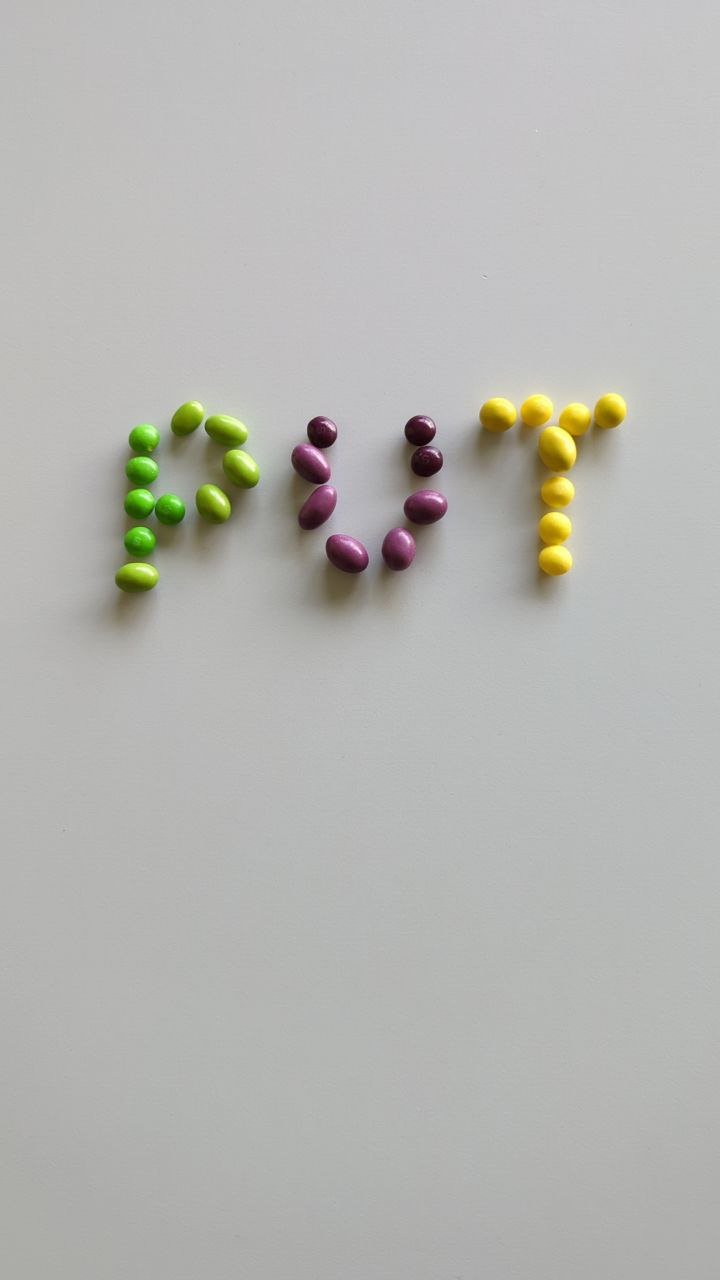
#> input picture data/00.jpg, 720 x 1280 px
$ python -i detect.py   (imports and definitions only)
#> lines starting #> are read from the running program, lines starting #| are printed output that depends on the picture; after the words box and inside, x2 and y2 are one past the last pixel; in counts of white or black regions, pixels touching at a corner belong together
import json
from pathlib import Path
from typing import Dict

import click
import cv2
from tqdm import tqdm


def detect(img_path: str) -> Dict[str, int]:

#> called with img_path = 'data/00.jpg'
    red_count = 0;
    yellow_count = 0;
    green_count  = 0;
    violet_count  = 0;
    #
    img1 = cv2.imread(img_path, cv2.IMREAD_COLOR)
#> img1 is the input picture: shape (1280, 720, 3); mean B, G, R 178.2, 181.9, 181.8
    img = cv2.resize(img1, (1200,700), interpolation=cv2.INTER_AREA)
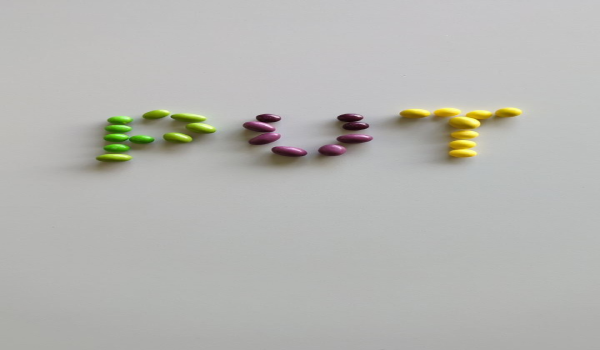
#> img: shape (700, 1200, 3) (shown at 1/2 size); mean B, G, R 178.2, 181.8, 181.8
    # Zdefiniowanie zakresów wartości kolorów w modelu HSV
    frame_HSV = cv2.cvtColor(img, cv2.COLOR_BGR2HSV)
#> frame_HSV: shape (700, 1200, 3); mean H, S, V 50.8, 9.5, 183.1

    red_range = cv2.inRange(frame_HSV, (0, 140, 60), (5, 255, 255))
#> red_range: shape (700, 1200); every value is 0
    yellow_range = cv2.inRange(frame_HSV, (20, 233, 129), (25, 255, 255))
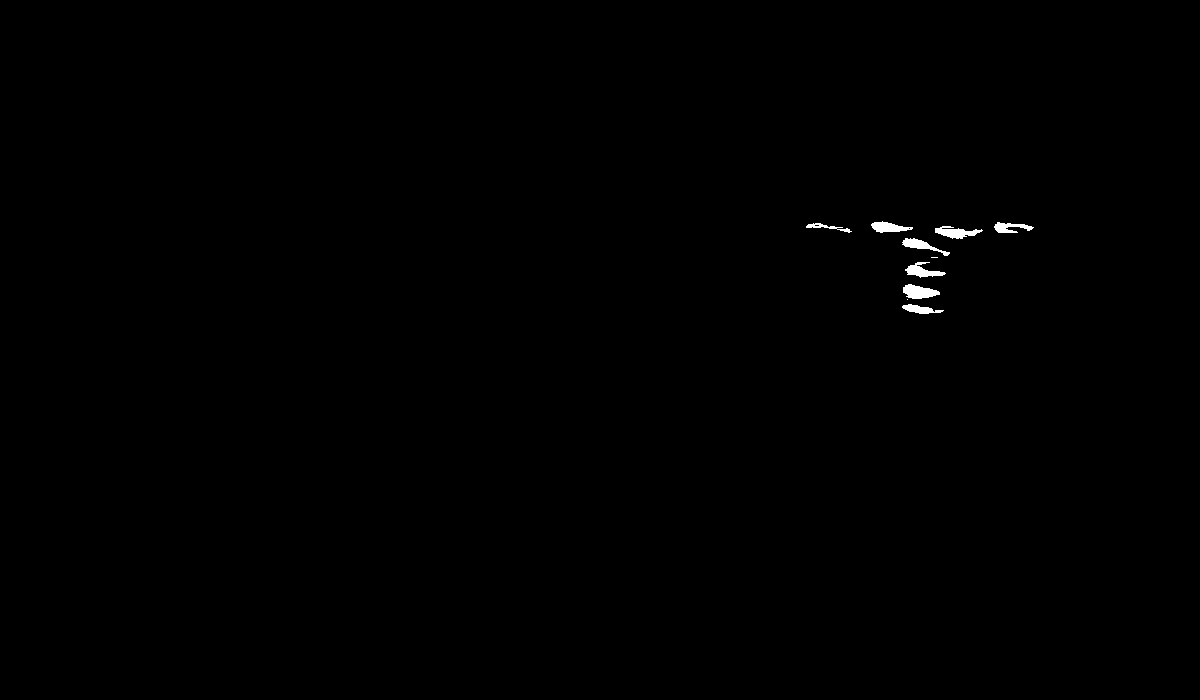
#> yellow_range: shape (700, 1200); 0.26% white; 10 white regions (2 under 20 px), largest, box (x1, y1, x2, y2) and area: (903, 284, 940, 299) 367, (935, 226, 983, 239) 338, (905, 262, 946, 278) 308
    green_range = cv2.inRange(frame_HSV, (38, 80, 10), (90, 255, 255))
#> green_range: shape (700, 1200); 0.6% white; 36 white regions (22 under 20 px), largest, box (x1, y1, x2, y2) and area: (206, 232, 310, 289) 3008, (205, 287, 265, 306) 871, (383, 236, 414, 257) 283
    violet_range = cv2.inRange(frame_HSV, (130, 70, 70), (166, 255, 255))
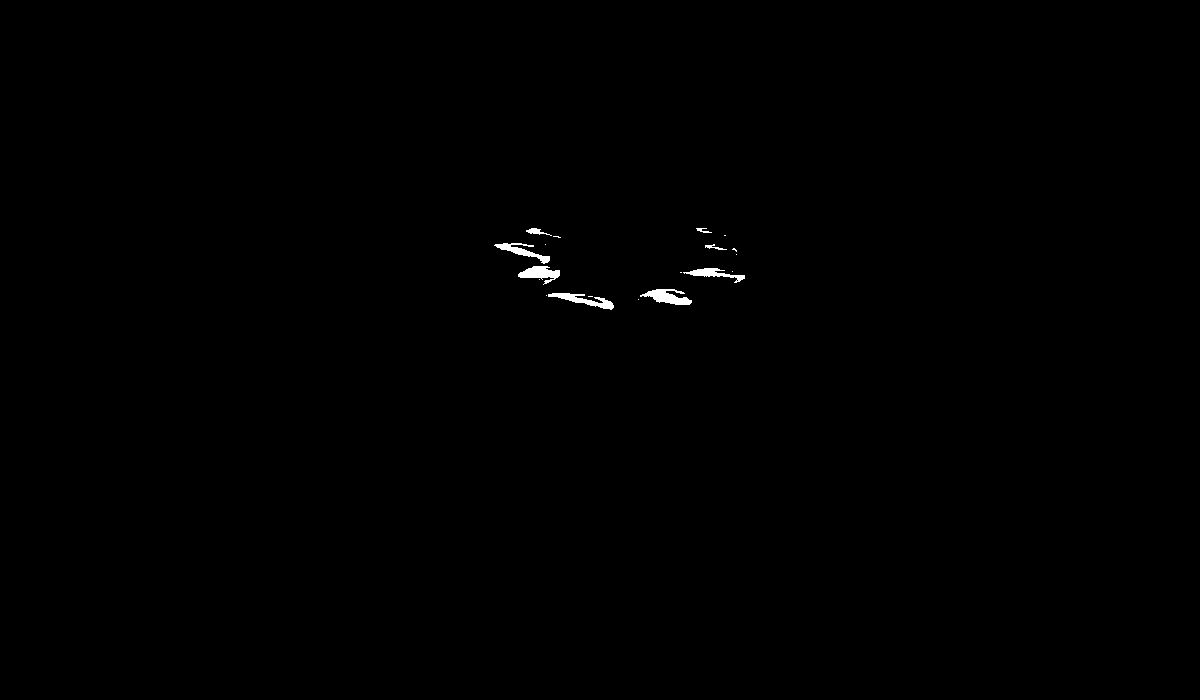
#> violet_range: shape (700, 1200); 0.26% white; 19 white regions (11 under 20 px), largest, box (x1, y1, x2, y2) and area: (640, 289, 692, 305) 458, (548, 293, 614, 310) 421, (518, 266, 560, 285) 415

    kernel = cv2.getStructuringElement(cv2.MORPH_ELLIPSE, (5, 5))
    dilated_mask = cv2.dilate(red_range, kernel, iterations=2)
    # Wykryj kontury cukierków na masce
    contours, _ = cv2.findContours(dilated_mask, cv2.RETR_TREE, cv2.CHAIN_APPROX_SIMPLE)
#> contours = []

    # Zlicz  red cukierki
    for contour in contours:
        # Jeśli kontur ma wystarczająco duży obszar, to uznaj go za cukierek
        if cv2.contourArea(contour) > 150:
            red_count += 1
#> this loop made 0 passes
#> after the loop, red_count = 0

    dilated_mask = cv2.dilate(yellow_range, kernel, iterations=2)
#> dilated_mask: shape (700, 1200); 0.69% white; 4 white regions
    # Wykryj kontury cukierków na masce
    contours, _ = cv2.findContours(dilated_mask, cv2.RETR_TREE, cv2.CHAIN_APPROX_SIMPLE)
#> contours = 5 contours, 1 with area under 20; largest, box (x1, y1, x2, y2) and area: (867, 217, 954, 318) 3434, (931, 222, 987, 243) 751, (990, 218, 1038, 237) 642, (802, 219, 856, 237) 523

    # Zlicz  yellow cukierki
    for contour in contours:
        # Jeśli kontur ma wystarczająco duży obszar, to uznaj go za cukierek
        if cv2.contourArea(contour) > 150:
            yellow_count += 1
#> this loop made 5 passes
#> after the loop, yellow_count = 4
    dilated_mask = cv2.dilate(green_range, kernel, iterations=2)
#> dilated_mask: shape (700, 1200); 1.2% white; 5 white regions
    # Wykryj kontury cukierków na masce
    contours, _ = cv2.findContours(dilated_mask, cv2.RETR_TREE, cv2.CHAIN_APPROX_SIMPLE)
#> contours = 10 contours, 5 with area under 20; largest, box (x1, y1, x2, y2) and area: (194, 228, 314, 326) 6353, (289, 215, 437, 271) 2414, (322, 261, 381, 284) 876, (281, 227, 296, 240) 118, (339, 276, 349, 286) 58

    # Zlicz  green cukierki
    for contour in contours:
        # Jeśli kontur ma wystarczająco duży obszar, to uznaj go za cukierek
        if cv2.contourArea(contour) > 150:
            green_count += 1
#> this loop made 10 passes
#> contour on passes 7 to 8: [[417, 262], [418, 261], [419, 262], [418, 263]], [[410, 253], [411, 252], [412, 253], [411, 254]]
#> after the loop, green_count = 3
    dilated_mask = cv2.dilate(violet_range, kernel, iterations=2)
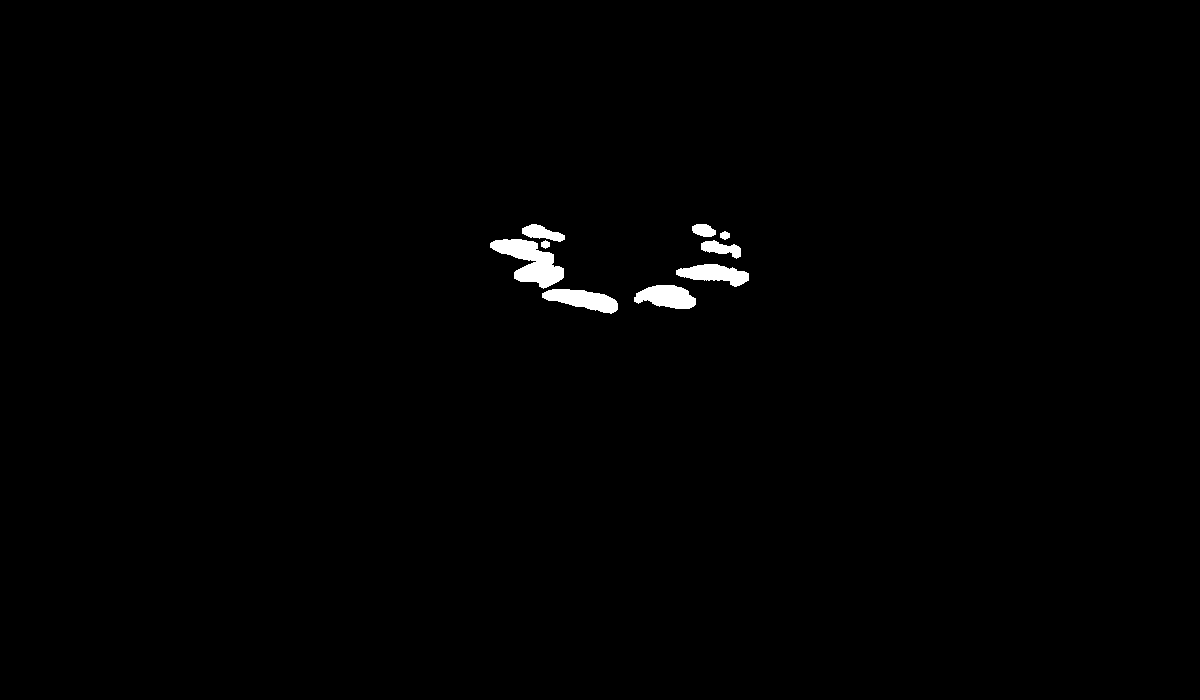
#> dilated_mask: shape (700, 1200); 0.74% white; 9 white regions
    # Wykryj kontury cukierków na masce
    contours, _ = cv2.findContours(dilated_mask, cv2.RETR_TREE, cv2.CHAIN_APPROX_SIMPLE)
#> contours = 9 contours; largest, box (x1, y1, x2, y2) and area: (490, 239, 564, 289) 1728, (542, 289, 618, 314) 1038, (634, 285, 696, 309) 991, (676, 264, 749, 287) 908, (522, 224, 565, 242) 387

    # Zlicz  violet cukierki
    for contour in contours:
        # Jeśli kontur ma wystarczająco duży obszar, to uznaj go za cukierek
        if cv2.contourArea(contour) > 150:
            violet_count += 1
#> this loop made 9 passes
#> after the loop, violet_count = 7

    red = red_count
#> red = 0
    yellow = yellow_count
#> yellow = 4
    green = green_count
#> green = 3
    purple = violet_count
#> purple = 7

    return {'red': red, 'yellow': yellow, 'green': green, 'purple': purple}


# [14 lines left out: function main, not called in this run]


# [2 lines not run here, left out]

>>> result = detect('data/00.jpg')
#> result = {'red': 0, 'yellow': 4, 'green': 3, 'purple': 7}

$ run again, on data/02.jpg
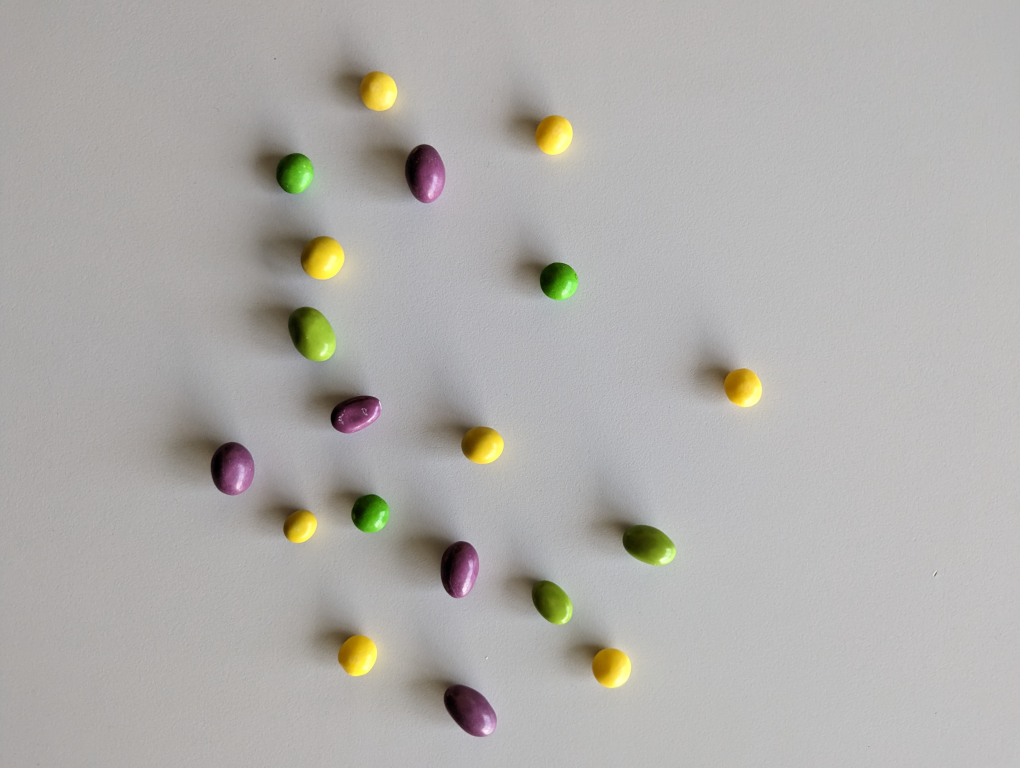
#> input picture data/02.jpg, 4080 x 3072 px (shown at 1/4 size)
#> in detect, img1 is the input picture: shape (3072, 4080, 3); mean B, G, R 170.7, 173.9, 176
#> frame_HSV: shape (700, 1200, 3); mean H, S, V 50.4, 12.1, 176.9
#> red_range: shape (700, 1200); every value is 0
#> in detect, `yellow_range = cv2.inRange(frame_HSV, (20, 233, 129), (25, 255, 255))`:
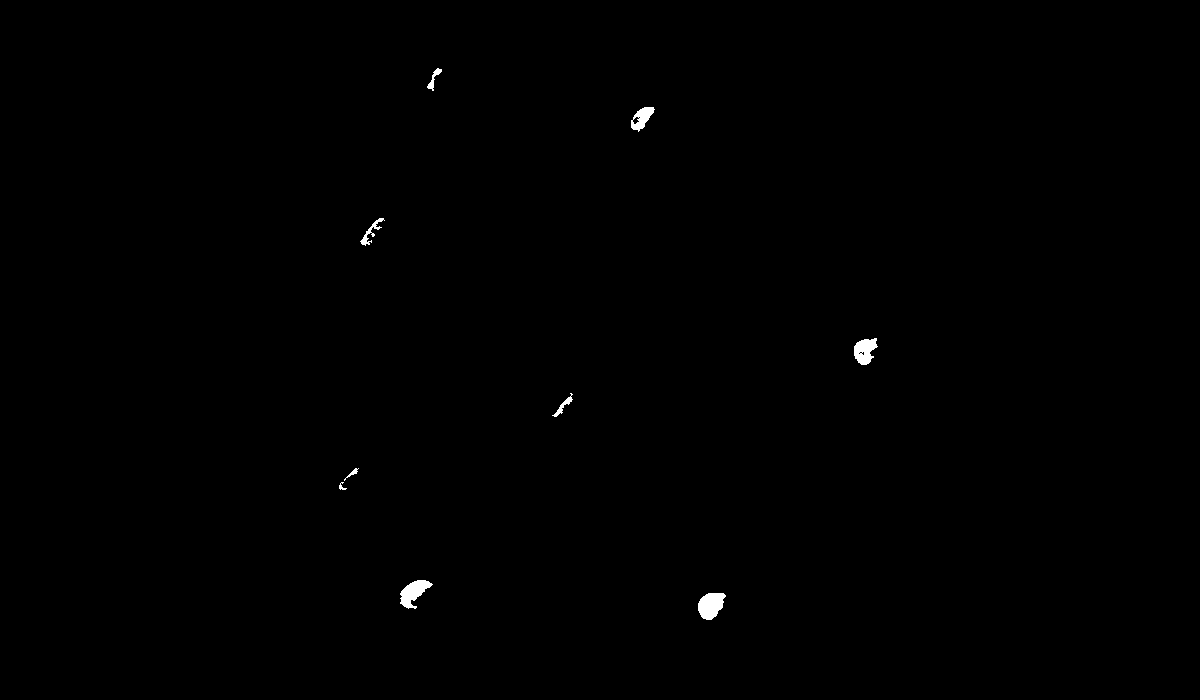
#> yellow_range: shape (700, 1200); 0.27% white; 9 white regions, largest, box (x1, y1, x2, y2) and area: (698, 593, 726, 620) 546, (400, 580, 433, 609) 497, (854, 338, 878, 365) 434
#> green_range: shape (700, 1200); 0.59% white; 26 white regions (20 under 20 px), largest, box (x1, y1, x2, y2) and area: (325, 140, 369, 177) 1268, (635, 239, 680, 274) 1217, (414, 451, 458, 486) 1208, (367, 284, 395, 329) 655, (758, 485, 795, 515) 291, (656, 534, 674, 569) 245
#> violet_range: shape (700, 1200); 0.54% white; 12 white regions (7 under 20 px), largest, box (x1, y1, x2, y2) and area: (259, 405, 299, 451) 1041, (490, 133, 523, 185) 989, (396, 362, 448, 395) 904, (546, 628, 584, 671) 803, (530, 495, 563, 545) 754
#> in detect, `contours, _ = cv2.findContours(dilated_mask, cv2.RETR_TREE, cv2.CHAIN_..`: contours = []
#> after the loop in detect, `for contour in contours:`: red_count = 0
#> in detect, `contours, _ = cv2.findContours(dilated_mask, cv2.RETR_TREE, cv2.CHAIN_..`: contours = 8 contours; box (x1, y1, x2, y2) and area: (396, 576, 437, 613) 918, (694, 589, 730, 624) 910, (850, 334, 882, 369) 794, (627, 103, 659, 136) 658, (356, 214, 389, 250) 589, (548, 389, 577, 421) 418, (335, 464, 363, 494) 378, (423, 64, 446, 95) 369
#> the loop in detect, `for contour in contours:` made 8 passes
#> after the loop in detect, `for contour in contours:`: yellow_count = 8
#> in detect, `contours, _ = cv2.findContours(dilated_mask, cv2.RETR_TREE, cv2.CHAIN_..`: contours = 6 contours; box (x1, y1, x2, y2) and area: (321, 136, 373, 181) 1768, (410, 447, 462, 490) 1725, (631, 235, 684, 278) 1714, (348, 278, 399, 333) 1452, (739, 476, 799, 519) 1032, (643, 526, 678, 573) 787
#> the loop in detect, `for contour in contours:` made 6 passes
#> after the loop in detect, `for contour in contours:`: green_count = 6
#> in detect, `dilated_mask = cv2.dilate(violet_range, kernel, iterations=2)`:
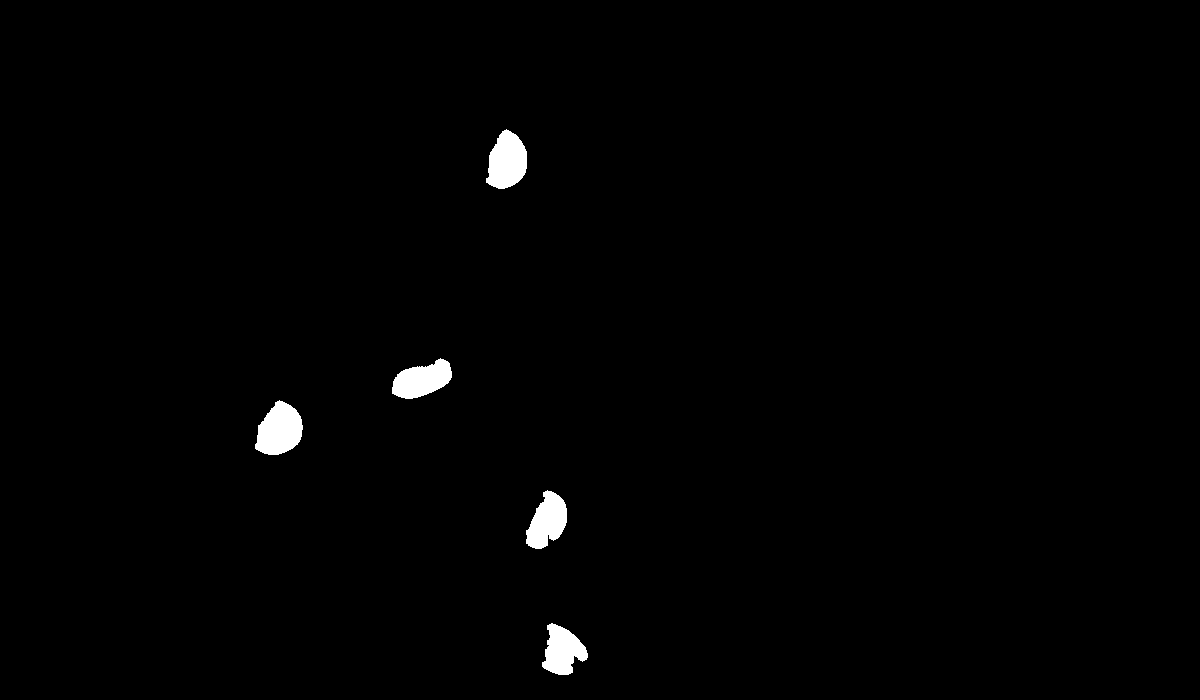
#> dilated_mask: shape (700, 1200); 0.99% white; 5 white regions
#> in detect, `contours, _ = cv2.findContours(dilated_mask, cv2.RETR_TREE, cv2.CHAIN_..`: contours = 5 contours; box (x1, y1, x2, y2) and area: (255, 400, 303, 455) 1784, (486, 129, 527, 189) 1692, (392, 358, 452, 399) 1512, (526, 490, 567, 549) 1488, (542, 623, 588, 675) 1424
#> the loop in detect, `for contour in contours:` made 5 passes
#> after the loop in detect, `for contour in contours:`: violet_count = 5
#> red = 0
#> yellow = 8
#> green = 6
#> purple = 5
#> result = {'red': 0, 'yellow': 8, 'green': 6, 'purple': 5}
